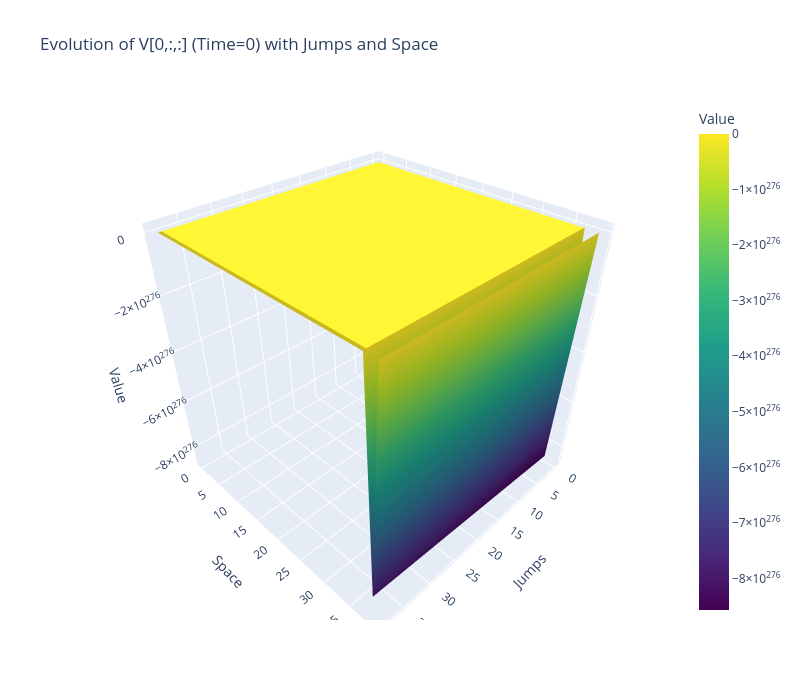

The code cell stored with this chart in its notebook:
### Code cell
import plotly.graph_objects as go
import numpy as np

# Extract the time slice for t=0 (first time step)
V_slice = V_matrix[0, :, :]  # This is of shape (jumps, space)

# Create meshgrid for jumps and space (corresponding to x and y axes)
jumps, space = np.meshgrid(np.arange(V_slice.shape[0]), np.arange(V_slice.shape[1]))

# Create 3D surface plot
fig = go.Figure(data=[go.Surface(
    z=V_slice,  # The values at t=0
    x=jumps,    # Corresponds to jumps (x-axis)
    y=space,    # Corresponds to space (y-axis)
    colorscale='Viridis',  # You can choose any color scale
    colorbar=dict(title="Value")  # Colorbar showing the values
)])

# Set plot titles and labels
fig.update_layout(
    title="Evolution of V[0,:,:] (Time=0) with Jumps and Space",
    scene=dict(
        xaxis_title='Jumps',
        yaxis_title='Space',
        zaxis_title='Value'
    ),
    width=800,
    height=700
    )

# Show the plot
fig.show()

### Figure 1 — Plotly figure (JSON) as saved in the notebook; plotly's stock layout.template omitted (floating-point values rounded to 4 significant figures; data arrays with more than 128 entries replaced by an {"elided": "..."} marker saying what was removed)
{"data": [{"colorbar": {"title": {"text": "Value"}}, "colorscale": [[0, "#440154"], [0.1111, "#482878"], [0.2222, "#3e4989"], [0.3333, "#31688e"], [0.4444, "#26828e"], [0.5556, "#1f9e89"], [0.6667, "#35b779"], [0.7778, "#6ece58"], [0.8889, "#b5de2b"], [1, "#fde725"]], "type": "surface", "x": {"elided": "101x40 int values"}, "y": {"elided": "101x40 int values"}, "z": {"elided": "40x101 float values"}}], "layout": {"height": 700, "scene": {"xaxis": {"title": {"text": "Jumps"}}, "yaxis": {"title": {"text": "Space"}}, "zaxis": {"title": {"text": "Value"}}}, "title": {"text": "Evolution of V[0,:,:] (Time=0) with Jumps and Space"}, "width": 800}}
